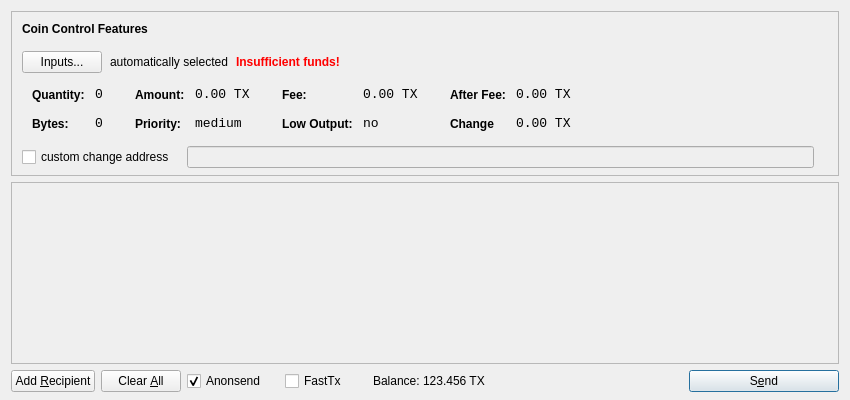
<?xml version="1.0" encoding="UTF-8"?>
<ui version="4.0">
 <class>SendCoinsDialog</class>
 <widget class="QDialog" name="SendCoinsDialog">
  <property name="geometry">
   <rect>
    <x>0</x>
    <y>0</y>
    <width>850</width>
    <height>400</height>
   </rect>
  </property>
  <property name="windowTitle">
   <string>Send Coins</string>
  </property>
  <layout class="QVBoxLayout" name="verticalLayout" stretch="0,1,0">
   <property name="bottomMargin">
    <number>8</number>
   </property>
   <item>
    <widget class="QFrame" name="frameCoinControl">
     <property name="sizePolicy">
      <sizepolicy hsizetype="Expanding" vsizetype="Expanding">
       <horstretch>0</horstretch>
       <verstretch>0</verstretch>
      </sizepolicy>
     </property>
     <property name="maximumSize">
      <size>
       <width>16777215</width>
       <height>16777215</height>
      </size>
     </property>
     <property name="frameShape">
      <enum>QFrame::StyledPanel</enum>
     </property>
     <property name="frameShadow">
      <enum>QFrame::Sunken</enum>
     </property>
     <layout class="QVBoxLayout" name="verticalLayoutCoinControl2">
      <property name="spacing">
       <number>-1</number>
      </property>
      <property name="leftMargin">
       <number>0</number>
      </property>
      <property name="topMargin">
       <number>0</number>
      </property>
      <property name="rightMargin">
       <number>0</number>
      </property>
      <property name="bottomMargin">
       <number>6</number>
      </property>
      <item>
       <layout class="QVBoxLayout" name="verticalLayoutCoinControl" stretch="0,0,0,0,1">
        <property name="spacing">
         <number>0</number>
        </property>
        <property name="leftMargin">
         <number>10</number>
        </property>
        <property name="topMargin">
         <number>10</number>
        </property>
        <item>
         <layout class="QHBoxLayout" name="horizontalLayoutCoinControl1">
          <property name="bottomMargin">
           <number>15</number>
          </property>
          <item>
           <widget class="QLabel" name="labelCoinControlFeatures">
            <property name="sizePolicy">
             <sizepolicy hsizetype="Preferred" vsizetype="Maximum">
              <horstretch>0</horstretch>
              <verstretch>0</verstretch>
             </sizepolicy>
            </property>
            <property name="font">
             <font>
              <weight>75</weight>
              <bold>true</bold>
             </font>
            </property>
            <property name="styleSheet">
             <string notr="true">font-weight:bold;</string>
            </property>
            <property name="text">
             <string>Coin Control Features</string>
            </property>
           </widget>
          </item>
         </layout>
        </item>
        <item>
         <layout class="QHBoxLayout" name="horizontalLayoutCoinControl2" stretch="0,0,0,0">
          <property name="spacing">
           <number>8</number>
          </property>
          <property name="bottomMargin">
           <number>10</number>
          </property>
          <item>
           <widget class="QPushButton" name="pushButtonCoinControl">
            <property name="styleSheet">
             <string notr="true"/>
            </property>
            <property name="text">
             <string>Inputs...</string>
            </property>
           </widget>
          </item>
          <item>
           <widget class="QLabel" name="labelCoinControlAutomaticallySelected">
            <property name="text">
             <string>automatically selected</string>
            </property>
            <property name="margin">
             <number>5</number>
            </property>
           </widget>
          </item>
          <item>
           <widget class="QLabel" name="labelCoinControlInsuffFunds">
            <property name="font">
             <font>
              <weight>75</weight>
              <bold>true</bold>
             </font>
            </property>
            <property name="styleSheet">
             <string notr="true">color:red;font-weight:bold;</string>
            </property>
            <property name="text">
             <string>Insufficient funds!</string>
            </property>
            <property name="margin">
             <number>5</number>
            </property>
           </widget>
          </item>
          <item>
           <spacer name="horizontalSpacerCoinControl">
            <property name="orientation">
             <enum>Qt::Horizontal</enum>
            </property>
            <property name="sizeHint" stdset="0">
             <size>
              <width>40</width>
              <height>1</height>
             </size>
            </property>
           </spacer>
          </item>
         </layout>
        </item>
        <item>
         <widget class="QWidget" name="widgetCoinControl" native="true">
          <property name="sizePolicy">
           <sizepolicy hsizetype="Preferred" vsizetype="Preferred">
            <horstretch>0</horstretch>
            <verstretch>0</verstretch>
           </sizepolicy>
          </property>
          <property name="minimumSize">
           <size>
            <width>0</width>
            <height>0</height>
           </size>
          </property>
          <property name="styleSheet">
           <string notr="true"/>
          </property>
          <layout class="QHBoxLayout" name="horizontalLayoutCoinControl5">
           <property name="margin">
            <number>0</number>
           </property>
           <item>
            <layout class="QHBoxLayout" name="horizontalLayoutCoinControl3" stretch="0,0,0,1">
             <property name="spacing">
              <number>20</number>
             </property>
             <property name="topMargin">
              <number>0</number>
             </property>
             <property name="bottomMargin">
              <number>10</number>
             </property>
             <item>
              <layout class="QFormLayout" name="formLayoutCoinControl1">
               <property name="horizontalSpacing">
                <number>10</number>
               </property>
               <property name="verticalSpacing">
                <number>14</number>
               </property>
               <property name="leftMargin">
                <number>10</number>
               </property>
               <property name="topMargin">
                <number>4</number>
               </property>
               <property name="rightMargin">
                <number>6</number>
               </property>
               <item row="0" column="0">
                <widget class="QLabel" name="labelCoinControlQuantityText">
                 <property name="styleSheet">
                  <string notr="true">font-weight:bold;</string>
                 </property>
                 <property name="text">
                  <string>Quantity:</string>
                 </property>
                 <property name="margin">
                  <number>0</number>
                 </property>
                </widget>
               </item>
               <item row="0" column="1">
                <widget class="QLabel" name="labelCoinControlQuantity">
                 <property name="font">
                  <font>
                   <family>Monospace</family>
                   <pointsize>10</pointsize>
                  </font>
                 </property>
                 <property name="cursor">
                  <cursorShape>IBeamCursor</cursorShape>
                 </property>
                 <property name="contextMenuPolicy">
                  <enum>Qt::ActionsContextMenu</enum>
                 </property>
                 <property name="text">
                  <string>0</string>
                 </property>
                 <property name="margin">
                  <number>0</number>
                 </property>
                 <property name="textInteractionFlags">
                  <set>Qt::LinksAccessibleByMouse|Qt::TextSelectableByKeyboard|Qt::TextSelectableByMouse</set>
                 </property>
                </widget>
               </item>
               <item row="1" column="0">
                <widget class="QLabel" name="labelCoinControlBytesText">
                 <property name="styleSheet">
                  <string notr="true">font-weight:bold;</string>
                 </property>
                 <property name="text">
                  <string>Bytes:</string>
                 </property>
                </widget>
               </item>
               <item row="1" column="1">
                <widget class="QLabel" name="labelCoinControlBytes">
                 <property name="font">
                  <font>
                   <family>Monospace</family>
                   <pointsize>10</pointsize>
                  </font>
                 </property>
                 <property name="cursor">
                  <cursorShape>IBeamCursor</cursorShape>
                 </property>
                 <property name="contextMenuPolicy">
                  <enum>Qt::ActionsContextMenu</enum>
                 </property>
                 <property name="text">
                  <string>0</string>
                 </property>
                 <property name="textInteractionFlags">
                  <set>Qt::LinksAccessibleByMouse|Qt::TextSelectableByKeyboard|Qt::TextSelectableByMouse</set>
                 </property>
                </widget>
               </item>
              </layout>
             </item>
             <item>
              <layout class="QFormLayout" name="formLayoutCoinControl2">
               <property name="horizontalSpacing">
                <number>10</number>
               </property>
               <property name="verticalSpacing">
                <number>14</number>
               </property>
               <property name="leftMargin">
                <number>6</number>
               </property>
               <property name="topMargin">
                <number>4</number>
               </property>
               <property name="rightMargin">
                <number>6</number>
               </property>
               <item row="0" column="0">
                <widget class="QLabel" name="labelCoinControlAmountText">
                 <property name="styleSheet">
                  <string notr="true">font-weight:bold;</string>
                 </property>
                 <property name="text">
                  <string>Amount:</string>
                 </property>
                 <property name="margin">
                  <number>0</number>
                 </property>
                </widget>
               </item>
               <item row="0" column="1">
                <widget class="QLabel" name="labelCoinControlAmount">
                 <property name="font">
                  <font>
                   <family>Monospace</family>
                   <pointsize>10</pointsize>
                  </font>
                 </property>
                 <property name="cursor">
                  <cursorShape>IBeamCursor</cursorShape>
                 </property>
                 <property name="contextMenuPolicy">
                  <enum>Qt::ActionsContextMenu</enum>
                 </property>
                 <property name="text">
                  <string>0.00 TX</string>
                 </property>
                 <property name="textInteractionFlags">
                  <set>Qt::LinksAccessibleByMouse|Qt::TextSelectableByKeyboard|Qt::TextSelectableByMouse</set>
                 </property>
                </widget>
               </item>
               <item row="1" column="0">
                <widget class="QLabel" name="labelCoinControlPriorityText">
                 <property name="styleSheet">
                  <string notr="true">font-weight:bold;</string>
                 </property>
                 <property name="text">
                  <string>Priority:</string>
                 </property>
                </widget>
               </item>
               <item row="1" column="1">
                <widget class="QLabel" name="labelCoinControlPriority">
                 <property name="font">
                  <font>
                   <family>Monospace</family>
                   <pointsize>10</pointsize>
                  </font>
                 </property>
                 <property name="cursor">
                  <cursorShape>IBeamCursor</cursorShape>
                 </property>
                 <property name="contextMenuPolicy">
                  <enum>Qt::ActionsContextMenu</enum>
                 </property>
                 <property name="text">
                  <string>medium</string>
                 </property>
                 <property name="textInteractionFlags">
                  <set>Qt::LinksAccessibleByMouse|Qt::TextSelectableByKeyboard|Qt::TextSelectableByMouse</set>
                 </property>
                </widget>
               </item>
              </layout>
             </item>
             <item>
              <layout class="QFormLayout" name="formLayoutCoinControl3">
               <property name="horizontalSpacing">
                <number>10</number>
               </property>
               <property name="verticalSpacing">
                <number>14</number>
               </property>
               <property name="leftMargin">
                <number>6</number>
               </property>
               <property name="topMargin">
                <number>4</number>
               </property>
               <property name="rightMargin">
                <number>6</number>
               </property>
               <item row="0" column="0">
                <widget class="QLabel" name="labelCoinControlFeeText">
                 <property name="styleSheet">
                  <string notr="true">font-weight:bold;</string>
                 </property>
                 <property name="text">
                  <string>Fee:</string>
                 </property>
                 <property name="margin">
                  <number>0</number>
                 </property>
                </widget>
               </item>
               <item row="0" column="1">
                <widget class="QLabel" name="labelCoinControlFee">
                 <property name="font">
                  <font>
                   <family>Monospace</family>
                   <pointsize>10</pointsize>
                  </font>
                 </property>
                 <property name="cursor">
                  <cursorShape>IBeamCursor</cursorShape>
                 </property>
                 <property name="contextMenuPolicy">
                  <enum>Qt::ActionsContextMenu</enum>
                 </property>
                 <property name="text">
                  <string>0.00 TX</string>
                 </property>
                 <property name="textInteractionFlags">
                  <set>Qt::LinksAccessibleByMouse|Qt::TextSelectableByKeyboard|Qt::TextSelectableByMouse</set>
                 </property>
                </widget>
               </item>
               <item row="1" column="0">
                <widget class="QLabel" name="labelCoinControlLowOutputText">
                 <property name="styleSheet">
                  <string notr="true">font-weight:bold;</string>
                 </property>
                 <property name="text">
                  <string>Low Output:</string>
                 </property>
                </widget>
               </item>
               <item row="1" column="1">
                <widget class="QLabel" name="labelCoinControlLowOutput">
                 <property name="font">
                  <font>
                   <family>Monospace</family>
                   <pointsize>10</pointsize>
                  </font>
                 </property>
                 <property name="cursor">
                  <cursorShape>IBeamCursor</cursorShape>
                 </property>
                 <property name="contextMenuPolicy">
                  <enum>Qt::ActionsContextMenu</enum>
                 </property>
                 <property name="text">
                  <string>no</string>
                 </property>
                 <property name="textInteractionFlags">
                  <set>Qt::LinksAccessibleByMouse|Qt::TextSelectableByKeyboard|Qt::TextSelectableByMouse</set>
                 </property>
                </widget>
               </item>
              </layout>
             </item>
             <item>
              <layout class="QFormLayout" name="formLayoutCoinControl4">
               <property name="horizontalSpacing">
                <number>10</number>
               </property>
               <property name="verticalSpacing">
                <number>14</number>
               </property>
               <property name="leftMargin">
                <number>6</number>
               </property>
               <property name="topMargin">
                <number>4</number>
               </property>
               <property name="rightMargin">
                <number>6</number>
               </property>
               <item row="0" column="0">
                <widget class="QLabel" name="labelCoinControlAfterFeeText">
                 <property name="styleSheet">
                  <string notr="true">font-weight:bold;</string>
                 </property>
                 <property name="text">
                  <string>After Fee:</string>
                 </property>
                 <property name="margin">
                  <number>0</number>
                 </property>
                </widget>
               </item>
               <item row="0" column="1">
                <widget class="QLabel" name="labelCoinControlAfterFee">
                 <property name="font">
                  <font>
                   <family>Monospace</family>
                   <pointsize>10</pointsize>
                  </font>
                 </property>
                 <property name="cursor">
                  <cursorShape>IBeamCursor</cursorShape>
                 </property>
                 <property name="contextMenuPolicy">
                  <enum>Qt::ActionsContextMenu</enum>
                 </property>
                 <property name="text">
                  <string>0.00 TX</string>
                 </property>
                 <property name="textInteractionFlags">
                  <set>Qt::LinksAccessibleByMouse|Qt::TextSelectableByKeyboard|Qt::TextSelectableByMouse</set>
                 </property>
                </widget>
               </item>
               <item row="1" column="0">
                <widget class="QLabel" name="labelCoinControlChangeText">
                 <property name="styleSheet">
                  <string notr="true">font-weight:bold;</string>
                 </property>
                 <property name="text">
                  <string>Change</string>
                 </property>
                </widget>
               </item>
               <item row="1" column="1">
                <widget class="QLabel" name="labelCoinControlChange">
                 <property name="font">
                  <font>
                   <family>Monospace</family>
                   <pointsize>10</pointsize>
                  </font>
                 </property>
                 <property name="cursor">
                  <cursorShape>IBeamCursor</cursorShape>
                 </property>
                 <property name="contextMenuPolicy">
                  <enum>Qt::ActionsContextMenu</enum>
                 </property>
                 <property name="text">
                  <string>0.00 TX</string>
                 </property>
                 <property name="textInteractionFlags">
                  <set>Qt::LinksAccessibleByMouse|Qt::TextSelectableByKeyboard|Qt::TextSelectableByMouse</set>
                 </property>
                </widget>
               </item>
              </layout>
             </item>
            </layout>
           </item>
          </layout>
         </widget>
        </item>
        <item>
         <layout class="QHBoxLayout" name="horizontalLayoutCoinControl4" stretch="0,0,0">
          <property name="spacing">
           <number>12</number>
          </property>
          <property name="sizeConstraint">
           <enum>QLayout::SetDefaultConstraint</enum>
          </property>
          <property name="topMargin">
           <number>5</number>
          </property>
          <property name="rightMargin">
           <number>5</number>
          </property>
          <item>
           <widget class="QCheckBox" name="checkBoxCoinControlChange">
            <property name="text">
             <string>custom change address</string>
            </property>
           </widget>
          </item>
          <item>
           <widget class="QLineEdit" name="lineEditCoinControlChange">
            <property name="enabled">
             <bool>false</bool>
            </property>
            <property name="sizePolicy">
             <sizepolicy hsizetype="Expanding" vsizetype="Fixed">
              <horstretch>0</horstretch>
              <verstretch>0</verstretch>
             </sizepolicy>
            </property>
           </widget>
          </item>
          <item>
           <widget class="QLabel" name="labelCoinControlChangeLabel">
            <property name="sizePolicy">
             <sizepolicy hsizetype="Preferred" vsizetype="Expanding">
              <horstretch>0</horstretch>
              <verstretch>0</verstretch>
             </sizepolicy>
            </property>
            <property name="minimumSize">
             <size>
              <width>0</width>
              <height>0</height>
             </size>
            </property>
            <property name="text">
             <string/>
            </property>
            <property name="margin">
             <number>3</number>
            </property>
           </widget>
          </item>
         </layout>
        </item>
        <item>
         <spacer name="verticalSpacerCoinControl">
          <property name="orientation">
           <enum>Qt::Vertical</enum>
          </property>
          <property name="sizeHint" stdset="0">
           <size>
            <width>800</width>
            <height>1</height>
           </size>
          </property>
         </spacer>
        </item>
       </layout>
      </item>
     </layout>
    </widget>
   </item>
   <item>
    <widget class="QScrollArea" name="scrollArea">
     <property name="widgetResizable">
      <bool>true</bool>
     </property>
     <widget class="QWidget" name="scrollAreaWidgetContents">
      <property name="geometry">
       <rect>
        <x>0</x>
        <y>0</y>
        <width>830</width>
        <height>165</height>
       </rect>
      </property>
      <layout class="QVBoxLayout" name="verticalLayout_2">
       <property name="margin">
        <number>0</number>
       </property>
       <item>
        <layout class="QVBoxLayout" name="entries">
         <property name="spacing">
          <number>6</number>
         </property>
        </layout>
       </item>
       <item>
        <spacer name="verticalSpacer">
         <property name="orientation">
          <enum>Qt::Vertical</enum>
         </property>
         <property name="sizeHint" stdset="0">
          <size>
           <width>20</width>
           <height>40</height>
          </size>
         </property>
        </spacer>
       </item>
      </layout>
     </widget>
    </widget>
   </item>
   <item>
    <layout class="QHBoxLayout" name="horizontalLayout">
     <item>
      <widget class="QPushButton" name="addButton">
       <property name="toolTip">
        <string>Send to multiple recipients at once</string>
       </property>
       <property name="text">
        <string>Add &amp;Recipient</string>
       </property>
       <property name="autoDefault">
        <bool>false</bool>
       </property>
      </widget>
     </item>
     <item>
      <widget class="QPushButton" name="clearButton">
       <property name="sizePolicy">
        <sizepolicy hsizetype="Minimum" vsizetype="Fixed">
         <horstretch>0</horstretch>
         <verstretch>0</verstretch>
        </sizepolicy>
       </property>
       <property name="toolTip">
        <string>Remove all transaction fields</string>
       </property>
       <property name="text">
        <string>Clear &amp;All</string>
       </property>
       <property name="autoRepeatDelay">
        <number>300</number>
       </property>
       <property name="autoDefault">
        <bool>false</bool>
       </property>
      </widget>
     </item>
     <item>
      <layout class="QHBoxLayout" name="horizontalLayout_2">
       <property name="spacing">
        <number>3</number>
       </property>
        <item>
        <widget class="QCheckBox" name="checkUseAnonsend">
         <property name="minimumSize">
          <size>
           <width>95</width>
           <height>0</height>
          </size>
         </property>
         <property name="text">
          <string>Anonsend</string>
         </property>
         <property name="checked">
          <bool>true</bool>
         </property>
        </widget>
       </item>
       <item>
        <widget class="QCheckBox" name="checkFastTx">
         <property name="enabled">
          <bool>true</bool>
         </property>
         <property name="minimumSize">
          <size>
           <width>85</width>
           <height>0</height>
          </size>
         </property>
         <property name="text">
          <string>FastTx</string>
         </property>
        </widget>
       </item>
       <item>
        <widget class="QLabel" name="label">
         <property name="sizePolicy">
          <sizepolicy hsizetype="Preferred" vsizetype="Fixed">
           <horstretch>0</horstretch>
           <verstretch>0</verstretch>
          </sizepolicy>
         </property>
         <property name="text">
          <string>Balance:</string>
         </property>
        </widget>
       </item>
       <item>
        <widget class="QLabel" name="labelBalance">
         <property name="sizePolicy">
          <sizepolicy hsizetype="Preferred" vsizetype="Fixed">
           <horstretch>0</horstretch>
           <verstretch>0</verstretch>
          </sizepolicy>
         </property>
         <property name="cursor">
          <cursorShape>IBeamCursor</cursorShape>
         </property>
         <property name="text">
          <string>123.456 TX</string>
         </property>
         <property name="textInteractionFlags">
          <set>Qt::LinksAccessibleByMouse|Qt::TextSelectableByKeyboard|Qt::TextSelectableByMouse</set>
         </property>
        </widget>
       </item>
      </layout>
     </item>
     <item>
      <spacer name="horizontalSpacer">
       <property name="orientation">
        <enum>Qt::Horizontal</enum>
       </property>
       <property name="sizeHint" stdset="0">
        <size>
         <width>40</width>
         <height>20</height>
        </size>
       </property>
      </spacer>
     </item>
     <item>
      <widget class="QPushButton" name="sendButton">
       <property name="minimumSize">
        <size>
         <width>150</width>
         <height>0</height>
        </size>
       </property>
       <property name="toolTip">
        <string>Confirm the send action</string>
       </property>
       <property name="text">
        <string>S&amp;end</string>
       </property>
       <property name="icon">
        <iconset resource="../bitcoin.qrc">
         <normaloff>:/icons/send</normaloff>:/icons/send</iconset>
       </property>
       <property name="default">
        <bool>true</bool>
       </property>
      </widget>
     </item>
    </layout>
   </item>
  </layout>
 </widget>
 <resources>
  <include location="../bitcoin.qrc"/>
 </resources>
 <connections/>
</ui>
